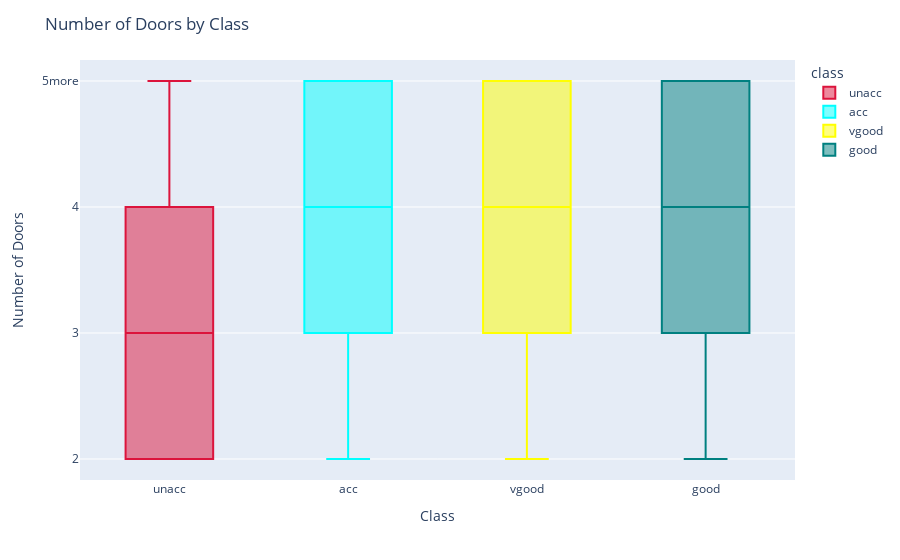

Source (notebook cell):
### Markdown cell above
* # Class acceptance based on the number of doors

### Code cell
import plotly.express as px

category_column = "class"
numerical_column = "doors"

# Assuming your data is stored in a pandas DataFrame named 'df'

fig = px.box(
    data_frame=data, # Changed 'data' to 'data_frame'
    x=category_column,
    y=numerical_column,
    color="class",  # Replace 'hue' with 'color' for Plotly Express
    color_discrete_sequence=["crimson", "aqua", "yellow", "teal"],  # Set color palette
)

fig.update_layout(
    title="Number of Doors by Class",
    xaxis_title="Class",
    yaxis_title="Number of Doors",
)

fig.show()

### Figure 1 — Plotly figure (JSON) as saved in the notebook; plotly's stock layout.template omitted (floating-point values rounded to 4 significant figures; data arrays with more than 128 entries replaced by an {"elided": "..."} marker saying what was removed)
{"data": [{"alignmentgroup": "True", "hovertemplate": "class=%{x}<br>doors=%{y}<extra></extra>", "legendgroup": "unacc", "marker": {"color": "crimson"}, "name": "unacc", "notched": false, "offsetgroup": "unacc", "orientation": "v", "showlegend": true, "type": "box", "x": {"elided": "1209 str values"}, "x0": " ", "xaxis": "x", "y": {"elided": "1209 str values"}, "y0": " ", "yaxis": "y"}, {"alignmentgroup": "True", "hovertemplate": "class=%{x}<br>doors=%{y}<extra></extra>", "legendgroup": "acc", "marker": {"color": "aqua"}, "name": "acc", "notched": false, "offsetgroup": "acc", "orientation": "v", "showlegend": true, "type": "box", "x": {"elided": "384 str values"}, "x0": " ", "xaxis": "x", "y": {"elided": "384 str values"}, "y0": " ", "yaxis": "y"}, {"alignmentgroup": "True", "hovertemplate": "class=%{x}<br>doors=%{y}<extra></extra>", "legendgroup": "vgood", "marker": {"color": "yellow"}, "name": "vgood", "notched": false, "offsetgroup": "vgood", "orientation": "v", "showlegend": true, "type": "box", "x": ["vgood", "vgood", "vgood", "vgood", "vgood", "vgood", "vgood", "vgood", "vgood", "vgood", "vgood", "vgood", "vgood", "vgood", "vgood", "vgood", "vgood", "vgood", "vgood", "vgood", "vgood", "vgood", "vgood", "vgood", "vgood", "vgood", "vgood", "vgood", "vgood", "vgood", "vgood", "vgood", "vgood", "vgood", "vgood", "vgood", "vgood", "vgood", "vgood", "vgood", "vgood", "vgood", "vgood", "vgood", "vgood", "vgood", "vgood", "vgood", "vgood", "vgood", "vgood", "vgood", "vgood", "vgood", "vgood", "vgood", "vgood", "vgood", "vgood", "vgood", "vgood", "vgood", "vgood", "vgood", "vgood"], "x0": " ", "xaxis": "x", "y": ["2", "2", "3", "3", "3", "4", "4", "4", "4", "5more", "5more", "5more", "5more", "2", "2", "3", "3", "3", "4", "4", "4", "4", "5more", "5more", "5more", "5more", "2", "2", "3", "3", "3", "4", "4", "4", "4", "5more", "5more", "5more", "5more", "2", "2", "3", "3", "3", "4", "4", "4", "4", "5more", "5more", "5more", "5more", "2", "2", "3", "3", "3", "4", "4", "4", "4", "5more", "5more", "5more", "5more"], "y0": " ", "yaxis": "y"}, {"alignmentgroup": "True", "hovertemplate": "class=%{x}<br>doors=%{y}<extra></extra>", "legendgroup": "good", "marker": {"color": "teal"}, "name": "good", "notched": false, "offsetgroup": "good", "orientation": "v", "showlegend": true, "type": "box", "x": ["good", "good", "good", "good", "good", "good", "good", "good", "good", "good", "good", "good", "good", "good", "good", "good", "good", "good", "good", "good", "good", "good", "good", "good", "good", "good", "good", "good", "good", "good", "good", "good", "good", "good", "good", "good", "good", "good", "good", "good", "good", "good", "good", "good", "good", "good", "good", "good", "good", "good", "good", "good", "good", "good", "good", "good", "good", "good", "good", "good", "good", "good", "good", "good", "good", "good", "good", "good", "good"], "x0": " ", "xaxis": "x", "y": ["2", "2", "2", "2", "2", "3", "3", "3", "3", "3", "3", "4", "4", "4", "4", "4", "4", "5more", "5more", "5more", "5more", "5more", "5more", "2", "2", "2", "2", "2", "3", "3", "3", "3", "3", "3", "4", "4", "4", "4", "4", "4", "5more", "5more", "5more", "5more", "5more", "5more", "2", "2", "2", "2", "2", "3", "3", "3", "3", "3", "3", "4", "4", "4", "4", "4", "4", "5more", "5more", "5more", "5more", "5more", "5more"], "y0": " ", "yaxis": "y"}], "layout": {"boxmode": "overlay", "legend": {"title": {"text": "class"}, "tracegroupgap": 0}, "margin": {"t": 60}, "title": {"text": "Number of Doors by Class"}, "xaxis": {"anchor": "y", "categoryarray": ["unacc", "acc", "vgood", "good"], "categoryorder": "array", "domain": [0, 1], "title": {"text": "Class"}}, "yaxis": {"anchor": "x", "domain": [0, 1], "title": {"text": "Number of Doors"}}}}
